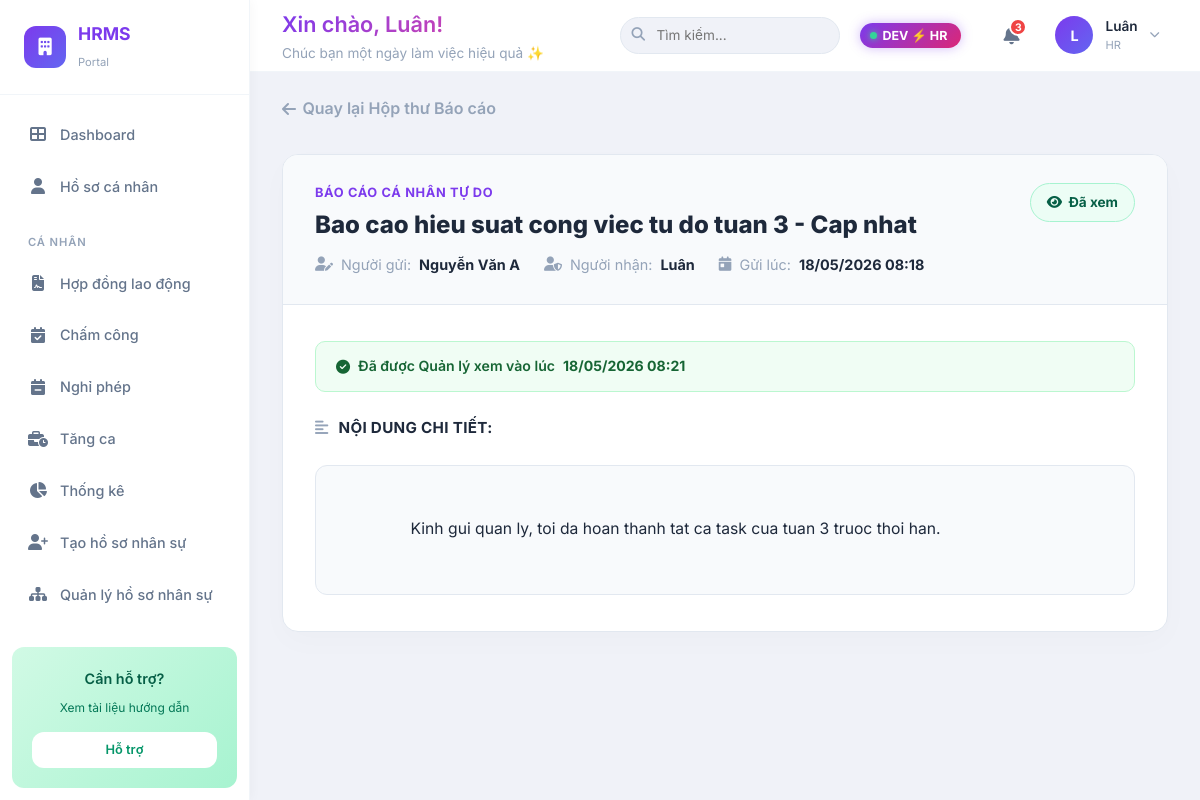
/reports/1/ (signed in), run on the app's committed database.
### accounts/models/account_model.py (models this page shows, shortened)
class UserProfile(models.Model):
    user = models.OneToOneField(
        User,
        on_delete=models.CASCADE,
        related_name="profile",
        help_text="Django user that owns this profile.",
    )
    role = models.ForeignKey(
        Role,
        on_delete=models.SET_NULL,
        null=True,
        blank=True,
        related_name="users",
        help_text="System role used for interface and access control.",
    )
    permissions = models.ManyToManyField(
        CustomPermission,
        blank=True,
        related_name="users",
        help_text="Custom permissions assigned independently from role.",
    )
    full_name = models.CharField(
        max_length=255,
        blank=True,
        null=True,
        default="",
        help_text="Full name from registration.",
    )
    employee_id = models.CharField(
        max_length=50,
        unique=True,
        help_text="Unique employee ID.",
    )
    class Meta:
        ordering = ["user__username"]

### accounts/models/role_model.py (models this page shows, shortened)
class Role(models.Model):
    ADMIN = "admin"
    HR = "hr"
    MANAGER = "manager"
    LEADER = "leader"
    EMPLOYEE = "employee"
    ROLE_CHOICES = [
        (ADMIN, "Admin"),
        (HR, "HR"),
        (MANAGER, "Manager"),
        (LEADER, "Leader"),
        (EMPLOYEE, "Employee"),
    ]
    name = models.CharField(
        max_length=50,
        unique=True,
        choices=ROLE_CHOICES,
        help_text="Tên vai trò (VD: 'admin', 'manager').",
    )
    description = models.TextField(
        blank=True,
        default="",
        help_text="Mô tả vai trò này làm gì.",
    )
    class Meta:
        ordering = ["name"]

### reports_interactions/models/report_model.py (models this page shows, shortened)
class Report(models.Model):
    author = models.ForeignKey(
        User,
        on_delete=models.CASCADE,
        related_name='reports_sent',
        help_text="Người gửi báo cáo.",
    )
    recipient = models.ForeignKey(
        User,
        on_delete=models.CASCADE,
        related_name='reports_received',
        help_text="Quản lý nhận báo cáo.",
        null=True,
        blank=True,
    )
    title = models.CharField(
        max_length=255,
        help_text="Tiêu đề báo cáo.",
    )
    content = models.TextField(
        help_text="Nội dung báo cáo.",
    )
    file_attachment = models.FileField(
        upload_to='report_attachments/',
        null=True,
        blank=True,
        help_text="Tài liệu/file đính kèm.",
    )
    is_viewed = models.BooleanField(
        default=False,
        help_text="Trạng thái đã xem của cấp quản lý.",
    )
    viewed_at = models.DateTimeField(
        null=True,
        blank=True,
        help_text="Thời điểm quản lý xem báo cáo.",
    )
    created_at = models.DateTimeField(auto_now_add=True)
    updated_at = models.DateTimeField(auto_now=True)
    class Meta:
        ordering = ['-created_at']
        verbose_name = 'Báo cáo'
        verbose_name_plural = 'Báo cáo'

### reports_interactions/views/__init__.py (the view)
# urls.py: path('reports/<int:pk>/', report_detail_view, name='report_detail'),
@login_required
def report_detail_view(request, pk):
    ensure_profile(request.user)
    report = get_object_or_404(Report, pk=pk)
    is_author = (report.author == request.user)
    is_recipient = (report.recipient == request.user)
    is_superuser = request.user.is_superuser
    if not (is_author or is_recipient or is_superuser):
        messages.error(request, 'Bạn không có quyền xem báo cáo này!')
        return redirect('reports')
    if is_recipient and not report.is_viewed:
        report.is_viewed = True
        report.viewed_at = timezone.now()
        report.save()
    return render(request, 'reports_interactions/report_detail.html', {
        'active_page': 'reports',
        'report': report,
        'is_author': is_author,
        'is_recipient': is_recipient,
    })

### accounts/services/account/account_info_service.py (called while the page is built)
def ensure_profile(user):
    profile, created = UserProfile.objects.get_or_create(user=user)
    return profile

### reports_interactions/templates/reports_interactions/report_detail.html (shortened to what this page needs)
{% extends 'accounts/base_dashboard.html' %}
{% load static %}
{% block content %}
<div class="animate-fade">
    {% if is_recipient %}
    <a href="{% url 'report_inbox' %}" class="btn-back">
        <i class="fa-solid fa-arrow-left"></i> Quay lại Hộp thư Báo cáo
    </a>
    {% else %}
    <a href="{% url 'reports' %}" class="btn-back">
        <i class="fa-solid fa-arrow-left"></i> Quay lại trang Quản lý Báo cáo
    </a>
    {% endif %}
    <div class="detail-card">
        <div class="detail-header">
            <div>
                <span style="font-size:0.8rem; text-transform:uppercase; font-weight:700; letter-spacing:0.05em; color:var(--primary); display:block; margin-bottom:0.4rem;">
                    Báo cáo cá nhân tự do
                </span>
                <h2 style="font-size: 1.5rem; font-weight: 800; color: var(--text-main); margin: 0 0 0.75rem 0; line-height: 1.3;">
                    {{ report.title }}
                </h2>
                <div style="display:flex; flex-wrap:wrap; gap: 1.5rem; margin-top: 0.5rem;">
                    <div class="meta-item">
                        <i class="fa-solid fa-user-pen"></i> Người gửi: <strong>{{ report.author.profile.full_name|default:report.author.username }}</strong>
                    </div>
                    <div class="meta-item">
                        <i class="fa-solid fa-user-shield"></i> Người nhận: <strong>{{ report.recipient.profile.full_name|default:report.recipient.username }}</strong>
                    </div>
                    <div class="meta-item">
                        <i class="fa-solid fa-calendar-day"></i> Gửi lúc: <strong>{{ report.created_at|date:"d/m/Y H:i" }}</strong>
                    </div>
                </div>
            </div>
            <div>
                {% if report.is_viewed %}
                <span class="badge-status-lg badge-lg-viewed">
                    <i class="fa-solid fa-eye"></i> Đã xem
                </span>
                {% else %}
                <span class="badge-status-lg badge-lg-pending">
                    <i class="fa-solid fa-hourglass-half"></i> Chờ xem
                </span>
                {% endif %}
            </div>
        </div>
        <div class="detail-body">
            {% if report.is_viewed %}
            <div style="background: #f0fdf4; border: 1px solid #bbf7d0; color: #166534; padding: 0.85rem 1.25rem; border-radius: 10px; font-size: 0.88rem; font-weight:600; display:flex; align-items:center; gap:0.5rem; margin-bottom:1.5rem;">
                <i class="fa-solid fa-circle-check"></i>
                Đã được Quản lý xem vào lúc <strong>{{ report.viewed_at|date:"d/m/Y H:i" }}</strong>
            </div>
            {% endif %}
            <h4 style="margin: 0; font-size: 0.95rem; font-weight: 700; color: var(--text-primary); text-transform: uppercase; letter-spacing:0.02em;">
                <i class="fa-solid fa-align-left" style="margin-right:6px; color:var(--text-muted);"></i> Nội dung chi tiết:
            </h4>
            <div class="content-box">
                {{ report.content }}
            </div>
        </div>
    </div>
</div>
{% endblock %}

### accounts/templates/accounts/base_dashboard.html (shortened to what this page needs)
{% load static %}
<!DOCTYPE html>
<html lang="vi">
<head>
    <link rel="stylesheet" href="https://cdnjs.cloudflare.com/ajax/libs/font-awesome/6.5.1/css/all.min.css">
    <link rel="stylesheet" href="{% static 'accounts/css/style.css' %}">
</head>
<body>
    <div class="app-wrapper">
        <aside class="sidebar" id="sidebar">
            <div class="sidebar-header">
                <div class="sidebar-logo">
                    <div class="logo-icon">
                        <i class="fa-solid fa-building"></i>
                    </div>
                    <div class="logo-text">
                        <span class="logo-name">HRMS</span>
                        <span class="logo-sub">Portal</span>
                    </div>
                </div>
            </div>
            <nav class="sidebar-nav">
                <a href="{% url 'dashboard' %}"
                   class="nav-item {% if active_page == 'dashboard' %}active{% endif %}">
                    <i class="fa-solid fa-th-large"></i>
                    <span>Dashboard</span>
                </a>
                <a href="{% url 'profile' %}"
                   class="nav-item {% if active_page == 'profile' %}active{% endif %}">
                    <i class="fa-solid fa-user"></i>
                    <span>Hồ sơ cá nhân</span>
                </a>
                {% if not request.user.profile.is_admin %}
                <div class="nav-section-title">Cá nhân</div>
                <a href="{% url 'contract' %}" class="nav-item {% if active_page == 'contract' %}active{% endif %}">
                    <i class="fa-solid fa-file-contract"></i>
                    <span>Hợp đồng lao động</span>
                </a>
                <a href="{% url 'attendance' %}" class="nav-item {% if active_page == 'attendance' %}active{% endif %}">
                    <i class="fa-solid fa-calendar-check"></i>
                    <span>Chấm công</span>
                </a>
                <a href="{% url 'leave' %}" class="nav-item {% if active_page == 'leave' %}active{% endif %}">
                    <i class="fa-solid fa-calendar-minus"></i>
                    <span>Nghỉ phép</span>
                </a>
                <a href="{% url 'overtime' %}" class="nav-item {% if active_page == 'overtime' %}active{% endif %}">
                    <i class="fa-solid fa-business-time"></i>
                    <span>Tăng ca</span>
                </a>
                {% if request.user.profile.role.name == 'hr' or request.user.profile.role.name == 'manager' or request.user.profile.role.name == 'leader' %}
                <a href="{% url 'statistics' %}" class="nav-item {% if active_page == 'statistics' %}active{% endif %}">
                    <i class="fa-solid fa-chart-pie"></i>
                    <span>Thống kê</span>
                </a>
                {% endif %}
                {% if request.user.profile.role.name == 'hr' %}
                <a href="{% url 'hr_create_profile' %}" class="nav-item {% if active_page == 'hr_profiles' %}active{% endif %}">
                    <i class="fa-solid fa-user-plus"></i>
                    <span>Tạo hồ sơ nhân sự</span>
                </a>
                <a href="{% url 'user_list' %}" class="nav-item {% if active_page == 'users' %}active{% endif %}">
                    <i class="fa-solid fa-sitemap"></i>
                    <span>Quản lý hồ sơ nhân sự</span>
                </a>
                <a href="{% url 'evaluation_hr_approval' %}" class="nav-item {% if active_page == 'evaluation_hr_approval' %}active{% endif %}">
                </a>
                {% endif %}
                {% endif %}
            </nav>
            <div class="sidebar-help">
                <p>Cần hỗ trợ?</p>
                <span>Xem tài liệu hướng dẫn</span>
                <a href="#" class="btn-support">Hỗ trợ</a>
            </div>
        </aside>
        <div class="main-area">
            <header class="topbar">
                <div class="topbar-left">
                    <div class="welcome-section">
                        <h2 class="text-gradient">
                            Xin chào, {{ request.user.profile.full_name|default:request.user.username }}!
                        </h2>
                        <p>Chúc bạn một ngày làm việc hiệu quả ✨</p>
                    </div>
                </div>
                <div class="topbar-right">
                    <div class="search-box">
                        <i class="fa-solid fa-search"></i>
                        <input type="text" placeholder="Tìm kiếm...">
                    </div>
                    {% if request.user.is_superuser %}
                    <div class="dev-switcher">
                        <button class="dev-toggle" onclick="document.getElementById('devPanel').classList.toggle('open')" type="button">
                            <span class="dev-dot"></span>
                            DEV ⚡ {% if request.user.profile.role %}{{ request.user.profile.role.get_name_display }}{% else %}No Role{% endif %}
                        </button>
                    </div>
                    {% endif %}
                    <button class="notification-btn">
                        <i class="fa-solid fa-bell"></i>
                        <span class="notification-badge">3</span>
                    </button>
                    <div class="user-menu">
                        <div class="user-avatar">
                            {{ request.user.username|make_list|first|upper }}
                        </div>
                        <div class="user-info">
                            <span class="name">
                                {{ request.user.profile.full_name|default:request.user.username }}
                            </span>
                            <span class="role">
                                {% if request.user.profile.role %}
                                    {{ request.user.profile.role.get_name_display }}
                                {% else %}
                                    User
                                {% endif %}
                            </span>
                        </div>
                        <i class="fa-solid fa-chevron-down" style="font-size:0.65rem;color:var(--text-muted);"></i>
                    </div>
                </div>
            </header>
            <main class="content">
                {% block content %}{% endblock %}
            </main>
        </div>
    </div>
</body>
</html>

### accounts/templates/accounts/base_dashboard.html (style rules this page uses)
.dev-switcher { position: relative; margin-right: 14px; }
.dev-toggle { display: flex; align-items: center; gap: 6px; padding: 5px 14px 5px 10px; background: linear-gradient(135deg, #7c3aed, #db2777); color: #fff; border: none; border-radius: 20px; font-size: 0.78rem; font-weight: 700; cursor: pointer; font-family: 'Inter', sans-serif; box-shadow: 0 0 12px rgba(124,58,237,0.35); animation: devPulse 2.5s ease-in-out infinite; transition: transform 0.2s; }
.dev-toggle .dev-dot { width: 7px; height: 7px; background: #34d399; border-radius: 50%; box-shadow: 0 0 6px #34d399; }

### reports_interactions/templates/reports_interactions/report_detail.html (style rules this page uses)
.btn-back { display: inline-flex; align-items: center; gap: 0.4rem; color: var(--text-muted); text-decoration: none; font-weight: 600; margin-bottom: 1rem; transition: color 0.2s; }
.detail-card { background: #fff; border-radius: 16px; border: 1px solid var(--border); box-shadow: 0 10px 30px rgba(0,0,0,0.02); overflow: hidden; margin-top: 1rem; }
.detail-header { padding: 1.75rem 2rem; border-bottom: 1px solid var(--border); background: #f8fafc; display: flex; justify-content: space-between; align-items: flex-start; }
.detail-body { padding: 2.25rem 2rem; }
.meta-item { display: flex; align-items: center; gap: 0.5rem; font-size: 0.9rem; color: var(--text-muted); }
.meta-item strong { color: var(--text-primary); }
.content-box { background: #f8fafc; border: 1.5px solid #e2e8f0; border-radius: 12px; padding: 1.5rem; font-size: 0.98rem; line-height: 1.7; color: var(--text-main); white-space: pre-wrap; margin-top: 1.5rem; font-family: 'Inter', sans-serif; }
.badge-status-lg { padding: 0.5rem 1rem; border-radius: var(--radius-full); font-weight: 700; font-size: 0.85rem; display: inline-flex; align-items: center; gap: 0.4rem; }
.badge-lg-viewed { background: #ecfdf5; color: #065f46; border: 1px solid #a7f3d0; }

### data on the page
Report: title "Bao cao hieu suat cong viec tu do tuan 3 - Cap nhat", author.profile.full_name "Nguyễn Văn A", recipient.profile.full_name "Luân", created_at "18/05/2026 08:18", viewed_at "18/05/2026 08:21", content "Kinh gui quan ly, toi da hoan thanh tat ca task cua tuan 3 truoc thoi han."

### other printed values
{{ request.user.profile.full_name|default:request.user.username }} "Luân"
{{ request.user.profile.role.get_name_display }} "HR"
{{ request.user.username|make_list|first|upper }} "L"
